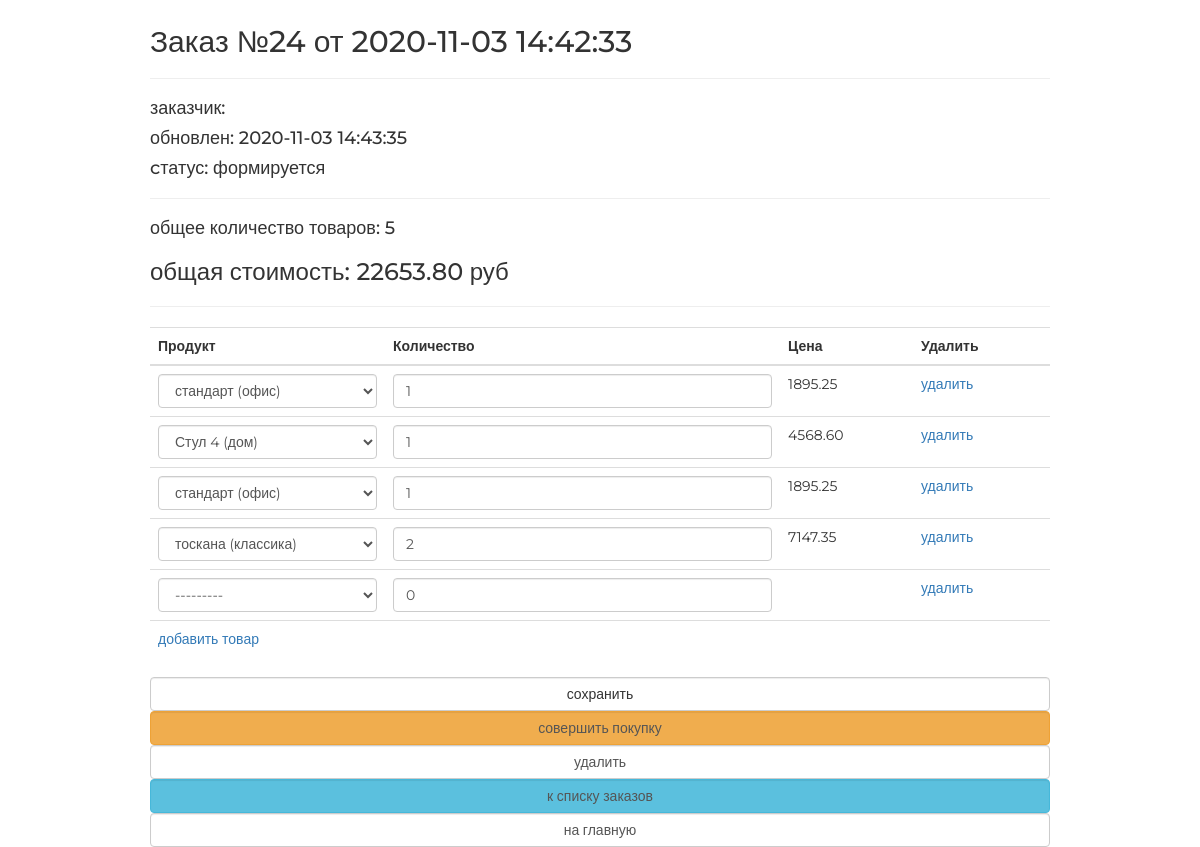
Screenshot of /order/update/24/ with the database file from the repository.
### orderapp/models.py (models this page shows, shortened)
class Order(models.Model):
    FORMING = 'FM'
    SENT_TO_PROCEED = 'STP'
    PROCEEDED = 'PRD'
    PAID = 'PD'
    READY = 'RD'
    CANCEL = 'CNC'
    ORDER_STATUSES = (
        (FORMING, 'формируется'),
        (SENT_TO_PROCEED, 'отправлен в обработку'),
        (PAID, 'оплачен'),
        (PROCEEDED, 'обрабатывается'),
        (READY, 'готов к выдаче'),
        (CANCEL, 'отменен'),
    )
    user = models.ForeignKey(settings.AUTH_USER_MODEL, on_delete=models.CASCADE, verbose_name='Пользователь')
    created = models.DateTimeField(auto_now_add=True, verbose_name='Дата создания')
    updated = models.DateTimeField(auto_now=True, verbose_name='Дата изменения')
    status = models.CharField(max_length=3, choices=ORDER_STATUSES, verbose_name='Статус', default=FORMING)
    is_active = models.BooleanField(default=True, verbose_name='Активен')
    class Meta:
        ordering = ('-created',)
        verbose_name = 'заказ'
        verbose_name_plural = 'заказы'
    def get_total_quantity(self):
        items = self.orderitems.select_related()
        return sum(list(map(lambda x: x.quantity, items)))
    def get_total_cost(self):
        items = self.orderitems.select_related()
        return sum(list(map(lambda x: x.quantity * x.product.price, items)))

class OrderItem(models.Model):
    order = models.ForeignKey(Order, related_name='orderitems', on_delete=models.CASCADE, verbose_name='заказ')
    product = models.ForeignKey(Product, on_delete=models.CASCADE, verbose_name='продукт')
    quantity = models.PositiveSmallIntegerField(default=0, verbose_name='количество')

### mainapp/models.py (models this page shows)
class Product(models.Model):
    category = models.ForeignKey(ProductCategory, on_delete=models.CASCADE)
    name = models.CharField(verbose_name='имя продукта', max_length=128)
    image = models.ImageField(upload_to='products_images', blank=True)
    short_desc = models.CharField(max_length=128, verbose_name='краткое описание', blank=True)
    description = models.TextField(verbose_name='описание продукта', blank=True)
    price = models.DecimalField(verbose_name='цена продукта', max_digits=8, decimal_places=2, default=0)
    quantity = models.PositiveIntegerField(verbose_name='колличество на складе', default=0)
    is_active = models.BooleanField(default=True)
    class Meta:
        verbose_name = 'товар'
        verbose_name_plural = 'товары'
    def __str__(self):
        return f"{self.name} ({self.category.name})"
    @staticmethod
    def get_items():
        return Product.objects.filter(is_active=True).order_by('category', 'name')

### orderapp/views.py (the view, shortened to what this page needs)
# urls.py: path('update/<int:pk>/', orderapp.OrderItemsUpdate.as_view(), name='order_update'),
class OrderItemsUpdate(UpdateView):
    model = Order
    fields = []
    success_url = reverse_lazy('order:orders_list')
    def get_context_data(self, **kwargs):
        data = super(OrderItemsUpdate, self).get_context_data(**kwargs)
        OrderFormSet = inlineformset_factory(Order, OrderItem, form=OrderItemForm, extra=1)
        if self.request.POST:
            formset = OrderFormSet(self.request.POST, instance=self.object)
        else:
            formset = OrderFormSet(instance=self.object)
            for form in formset:
                if form.instance.pk:
                    form.initial['price'] = form.instance.product.price
        data['orderitems'] = formset
        return data

### mainapp/context_processors.py (called while the page is built)
def basket(request):
    basket_items = []
    if request.user.is_authenticated:
        basket_items = Basket.objects.filter(user=request.user)
    return {
        'basket': basket_items
    }

### orderapp/templates/orderapp/order_form.html (shortened to what this page needs)
{% extends "orderapp/base.html" %}
{% load static %}
{% block content %}
   {% include 'orderapp/includes/inc_order_summary.html' %}
   <div class="order_form">
       <form action="" method="post">
           <table class="table">
               {% for form in orderitems.forms %}
                   {% if forloop.first %}
                       <thead>
                       <tr>
                           {% for field in form.visible_fields %}
                               <th class="{% cycle 'td1' 'td2' 'td3' 'td4' %} order formset_td">
                                   {{ field.label|capfirst }}
                               </th>
                           {% endfor %}
                       </tr>
                       </thead>
                   {% endif %}
                   <tr class="formset_row">
                       {% for field in form.visible_fields %}
                           <td class="{% cycle 'td1' 'td2' 'td3' 'td4' %} order formset_td">
                                {% if field.name == 'price' %}
                                    {% if field.value %}
                                        <span class="orderitems-{{ forloop.parentloop.counter0 }}-price">{{ field.value }}</span>
                                    {% endif %}
                                {% else %}
                                    {{ field }}
                                {% endif %}
                           </td>
                       {% endfor %}
                   </tr>
               {% endfor %}
           </table>
           <button type="submit" value="сохранить" class="btn btn-default btn-round form-control last">сохранить</button>
           {% include 'orderapp/includes/inc_order_actions.html' %}
       </form>
   </div>
{% endblock %}

### orderapp/templates/orderapp/includes/inc_order_summary.html (shortened to what this page needs)
{% if object %}
   <div class="h2">Заказ №{{ object.pk }} от {{ object.created|date:"Y-m-d H:i:s" }}</div>
   <hr>
   <div class="h4">заказчик: {{ user.last_name }} {{ user.first_name }} </div>
   <div class="h4">обновлен: {{ object.updated|date:"Y-m-d H:i:s" }}</div>
   <div class="h4">cтатус: {{ object.get_status_display }}</div>
   <hr>
   <div class="h4">
       общее количество товаров: <span class="order_total_quantity">{{ object.get_total_quantity }}</span>
   </div>
   <div class="h3">
       общая стоимость: <span class="order_total_cost">{{ object.get_total_cost }}</span> руб
   </div>
{% endif %}
<hr>

### static/style.css (style rules this page uses)
* { margin: 0; padding: 0; }
body { font-family: 'Montserrat', sans-serif; }
html, body { height: 100%; }
table { width: 100%; }
td:first-child { width: 235px; }

### rows the page displays
Order: pk "24", created "2020-11-03 14:42:33", updated "2020-11-03 14:43:35", status "формируется", get_total_quantity "5", get_total_cost "22653.80"
Product: value "1895.25" "1895.25"
Product: value "4568.60"
Product: value "7147.35"

### other values shown
{{ field.label|capfirst }} "Продукт" "Количество" "Цена" "Удалить"
